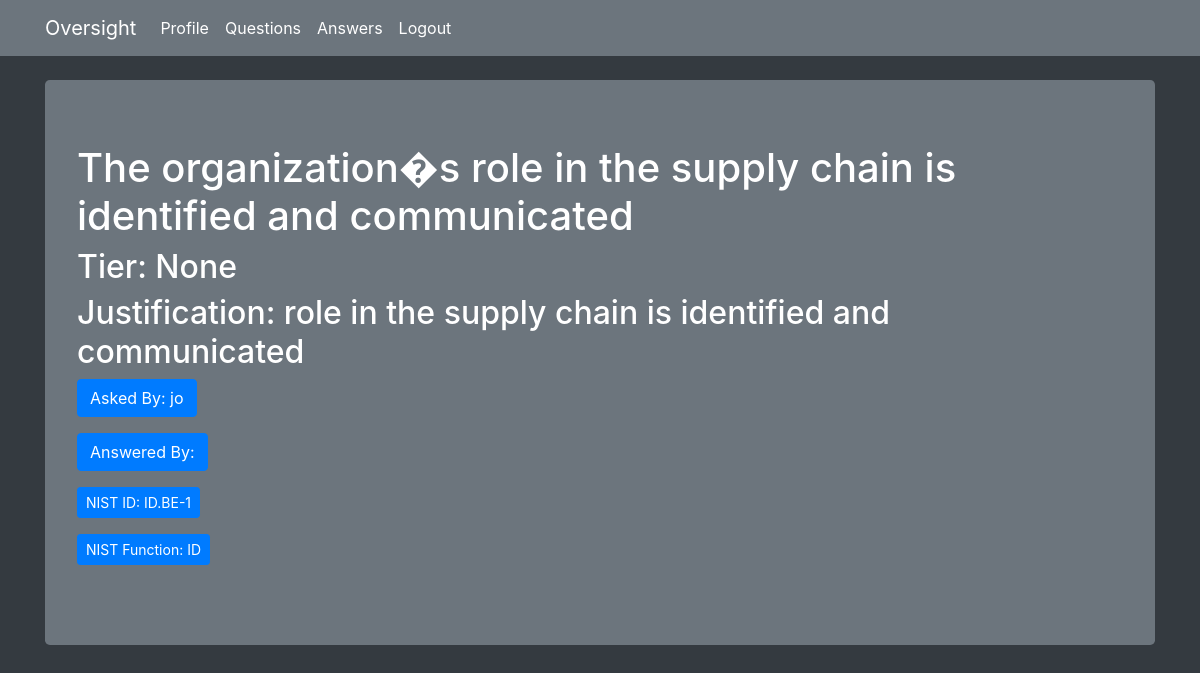
The app's page /question/7 (signed in), older data.
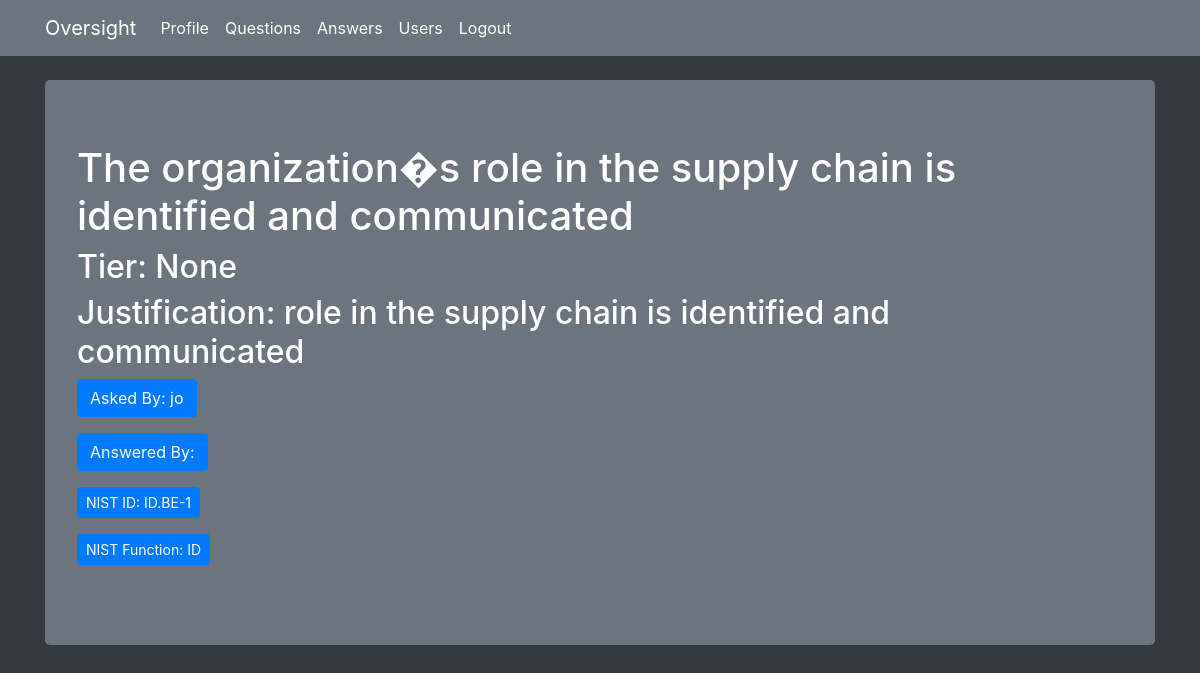
The same page, newer data.
### flaskqa/models.py (models this page shows, shortened)
class Question(db.Model):
    id = db.Column(db.Integer, primary_key=True)
    question = db.Column(db.Integer)
    answer = db.Column(db.Integer)
    asked_by_id = db.Column(db.Integer, db.ForeignKey('user.id'))
    expert_id = db.Column(db.Integer, db.ForeignKey('user.id'))
    nist_id = db.Column(db.String)
    nist_function = db.Column(db.String)
    nist_subcategory = db.Column(db.String)
    justification = db.Column(db.Text)

class User(UserMixin, db.Model):
    id = db.Column(db.Integer, primary_key=True)
    name = db.Column(db.String(50))
    password = db.Column(db.String(100))
    expert = db.Column(db.Boolean)
    admin = db.Column(db.Boolean)
    questions_asked = db.relationship(
        'Question',
        foreign_keys='Question.asked_by_id',
        backref='asker',
        lazy=True
    )
    answers_requested = db.relationship(
        'Question',
        foreign_keys='Question.expert_id',
        backref='expert',
        lazy=True
    )
    @property
    def unhashed_password(self):
        raise AttributeError('Cannot view unhashed password!')

### flaskqa/routes/main.py (the view)
@main.route('/question/<int:question_id>', methods=['GET', 'POST'])
@login_required
def question(question_id):
    if not current_user.expert:
        return redirect(url_for('main.index'))
    question = Question.query.get_or_404(question_id)
    if request.method == 'POST':
        question.answer = request.form['answer']
        db.session.commit()
        return redirect(url_for('main.unanswered'))
    context = {
        'question' : question
    }
    return render_template('question.html', **context)

### flaskqa/__init__.py (called while the page is built)
def create_app(config_file='settings.py'):
    app = Flask(__name__)
    app.config.from_pyfile(config_file)
    app.secret_key = b'\x10\x06@.\xcb\xac\xdb\xa7\xe8\x8d\xedi\x80O\ta.\xcc\x8a\x03&\x10C&'
    db.init_app(app)
    login_manager.init_app(app)
    login_manager.login_view = 'auth.login'
    @login_manager.user_loader
    def user_loader(user_id):
        return User.query.get(user_id)
    app.register_blueprint(main)
    app.register_blueprint(auth)
    app.cli.add_command(create_tables)
    return app

### flaskqa/templates/question.html (shortened to what this page needs)
{% extends 'base.html' %}
{% block content %}
<div class="jumbotron bg-secondary text-white">
        <h1>{{ question.question }}</h1>
        <h2>Tier: {{ question.answer }}</h2>
        <h2>Justification: {{ question.justification }}</h2>
        <p><a class="btn btn-primary btn-md">Asked By: {{ question.asker.name }}</a></p>
        <p><a class="btn btn-primary btn-md">Answered By: {{ question.expert.name }}</a></p>
        <p><a class="btn btn-primary btn-sm">NIST ID: {{ question.nist_id }}</a></p>
        <p><a class="btn btn-primary btn-sm">NIST Function: {{ question.nist_function }}</a></p>
      </div>
{% endblock %}

### flaskqa/templates/base.html (shortened to what this page needs)
<!DOCTYPE html>
<html lang="en">
  <head>
    <link rel="stylesheet" href="https://stackpath.bootstrapcdn.com/bootstrap/4.1.3/css/bootstrap.min.css">
  </head>
  <body class="bg-dark">
        <nav class="navbar navbar-expand-md navbar-dark bg-secondary mb-4">
      <div class="container">
        <div class="navbar-header">
        <a class="navbar-brand" href="#">Oversight</a>
        </div>
        <div class="collapse navbar-collapse" id="navbarNav">
          <ul class="navbar-nav">
            {% if current_user.is_authenticated %}
              <li class="nav-link"><a class="text-white" href="{{ url_for('main.chart') }}">Profile </a></li>
            {% endif %}
            {% if current_user.is_authenticated and current_user.expert %}
              <li class="nav-link"><a class="text-white" href="{{ url_for('main.unanswered') }}">Questions</a></li>
            {% endif %}
            {% if current_user.is_authenticated %}
              <li class="nav-link"><a class="text-white" href="{{ url_for('main.index') }}">Answers</a></li>
            {% endif %}
            {% if current_user.is_authenticated and current_user.admin %}
              <li class="nav-link"><a class="text-white" href="{{ url_for('main.users') }}">Users</a></li>
            {% endif %}
            {% if current_user.is_authenticated %}
              <li class="nav-link"><a class="text-white" href="{{ url_for('auth.logout') }}">Logout</a></li>
            {% endif %}
          </ul>
        </div>
      </div>
    </nav>
    <div class="container theme-showcase" role="main">
      {% block content %}{% endblock %}
    </div>
    <link rel="stylesheet" href="https://maxcdn.bootstrapcdn.com/bootstrap/4.3.1/css/bootstrap.min.css">
  </body>
</html>

Row changes from the older to the newer data that the page shows:
changed User "jo": admin False → True (drawn)
Text that changed along with them:
text now shown: "Users"
